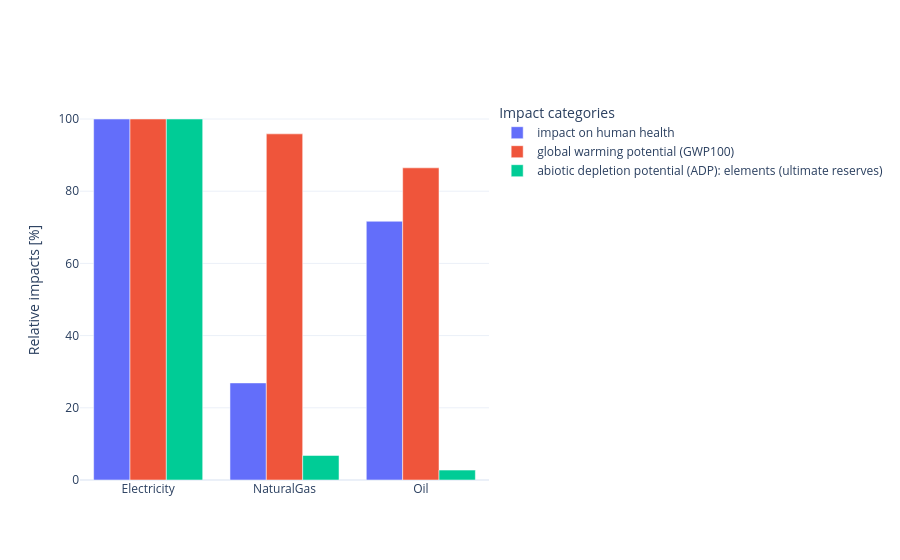

Source (notebook cell):
### Code cell
plot.plot_indicators_of_resources_for_several_impact_categories(
    resources_list=['NaturalGas', 'Electricity', 'Oil'],
    impact_categories_list=[
        ('EF v3.1', 'particulate matter formation', 'impact on human health'),
        ('EF v3.1', 'climate change', 'global warming potential (GWP100)'),
        ('EF v3.1', 'material resources: metals/minerals', 'abiotic depletion potential (ADP): elements (ultimate reserves)'),
    ]
)

### Figure 1 — Plotly figure (JSON) as saved in the notebook; plotly's stock layout.template omitted (floating-point values rounded to 4 significant figures)
{"data": [{"customdata": [3.427e-09, 9.217e-10, 2.456e-09], "hovertemplate": "<br><b>Resource</b>: %{x}</br><b>Relative value</b>: %{y:.2f}%</br><b>Physical value</b>: %{customdata:.2e} disease incidence</br>", "name": "impact on human health", "type": "bar", "x": ["Electricity", "NaturalGas", "Oil"], "y": [100.0, 26.9, 71.68]}, {"customdata": [0.07187, 0.06891, 0.06215], "hovertemplate": "<br><b>Resource</b>: %{x}</br><b>Relative value</b>: %{y:.2f}%</br><b>Physical value</b>: %{customdata:.2e} kg CO2-Eq</br>", "name": "global warming potential (GWP100)", "type": "bar", "x": ["Electricity", "NaturalGas", "Oil"], "y": [100.0, 95.88, 86.47]}, {"customdata": [2.467e-06, 1.678e-07, 6.763e-08], "hovertemplate": "<br><b>Resource</b>: %{x}</br><b>Relative value</b>: %{y:.2f}%</br><b>Physical value</b>: %{customdata:.2e} kg Sb-Eq</br>", "name": "abiotic depletion potential (ADP): elements (ultimate reserves)", "type": "bar", "x": ["Electricity", "NaturalGas", "Oil"], "y": [100.0, 6.803, 2.742]}], "layout": {"barmode": "group", "legend": {"title": {"text": "Impact categories"}}, "showlegend": true, "yaxis": {"title": {"text": "Relative impacts [%]"}}}}
